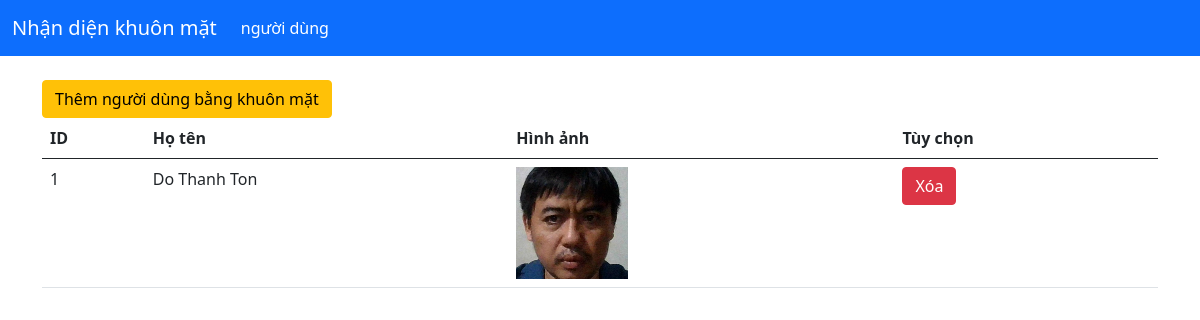
Before: / with the older database file.
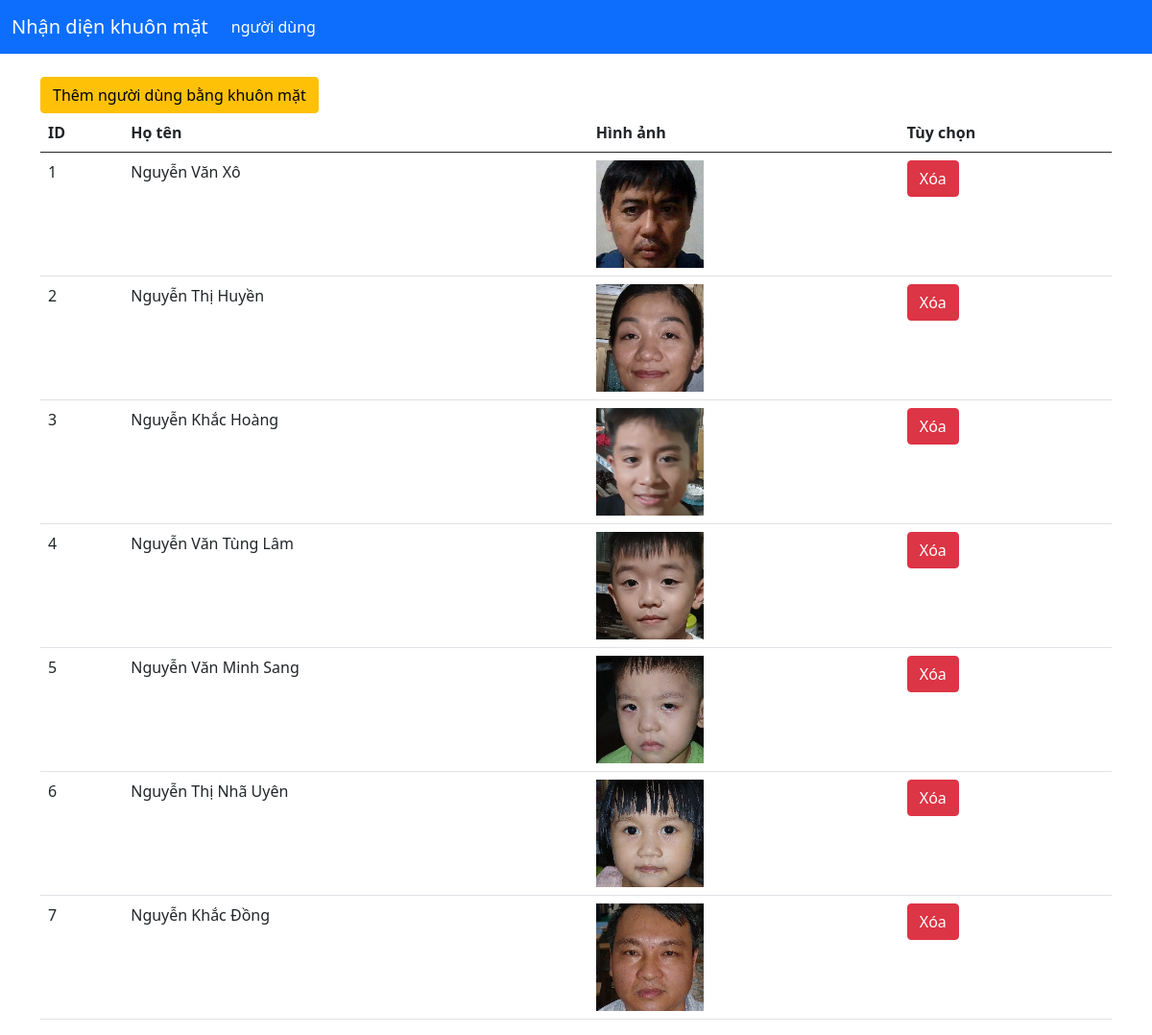
After: the same page with the newer database file.
### tables this page shows
CREATE TABLE NguoiDung(
    Id integer primary key,
    HoTen text not null,
    Emb blob
);

### web.py (the view)
@app.route('/', methods=['GET'])
def danh_sach_sv():
    NguoiDungs = NguoiDungDal.get()
    print(NguoiDungs)
    return render_template('danh_sach_nguoi_dung.html', NguoiDungs=NguoiDungs)

### dal/NguoiDungDalSqlite.py (called while the page is built)
    def get(self):
        nguoi_dungs = []
        try:
            conn = sqlite3.connect(config.DATABASE)
            cur = conn.cursor()
            cur.execute("SELECT * FROM NguoiDung")
            rows = cur.fetchall()
            for row in rows:
                sv = NguoiDung()
                sv.Id = row[0]
                sv.HoTen = row[1]
                sv.Emb = pickle.loads(row[2])
                nguoi_dungs.append(sv)
            conn.close()
            return nguoi_dungs
        except Exception as e:
            print('err ',e)
            return nguoi_dungs

### templates/danh_sach_nguoi_dung.html (shortened to what this page needs)
<!DOCTYPE html>
<html lang="en">
<head>
    <link href="https://cdn.jsdelivr.net/npm/bootstrap@5.0.2/dist/css/bootstrap.min.css" rel="stylesheet">
</head>
<body>
    <nav class="navbar navbar-dark bg-primary navbar-expand-lg">
        <div class="container-fluid">
            <a class="navbar-brand" href="/">Nhận diện khuôn mặt</a>
            <div class="collapse navbar-collapse" id="navbarSupportedContent">
                <ul class="navbar-nav me-auto mb-2 mb-lg-0">
                    <li class="nav-item">
                        <a class="nav-link active" href="/nguoi-dung">người dùng</a>
                    </li>
                </ul>
            </div>
        </div>
    </nav>
    <br>
    <div class="container">
        <a href="/nguoi-dung/them" class="btn btn-warning">Thêm người dùng bằng khuôn mặt</a>
        <table class="table">
            <thead>
                <tr>
                    <th scope="col">ID</th>
                    <th scope="col">Họ tên</th>
                    <th scope="col">Hình ảnh</th>
                    <th scope="col">Tùy chọn</th>
                </tr>
            </thead>
            <tbody>
                {% for NguoiDung in NguoiDungs %}
                <tr>
                    <td>{{NguoiDung.Id}}</td>
                    <td>{{NguoiDung.HoTen}}</td>
                    <td>
                        <img src="{{ url_for('static', filename='faces/' + NguoiDung.Id|string + '/face.png') }}">
                    </td>
                    <td>
                        <a href="/nguoi-dung/xoa/{{NguoiDung.Id}}" class="btn btn-danger">Xóa</a>
                    </td>
                </tr>
                {% endfor %}
            </tbody>
        </table>
    </div>
</body>
</html>

Changed rows visible on the page:
changed NguoiDung id 1: HoTen "Do Thanh Ton" → "Nguyễn Văn Xô"
added NguoiDung: Id "2", HoTen "Nguyễn Thị Huyền", shows a picture
added NguoiDung: Id "3", HoTen "Nguyễn Khắc Hoàng", shows a picture
added NguoiDung: Id "4", HoTen "Nguyễn Văn Tùng Lâm", shows a picture
added NguoiDung: Id "5", HoTen "Nguyễn Văn Minh Sang", shows a picture
added NguoiDung: Id "6", HoTen "Nguyễn Thị Nhã Uyên", shows a picture
added NguoiDung: Id "7", HoTen "Nguyễn Khắc Đồng", shows a picture
